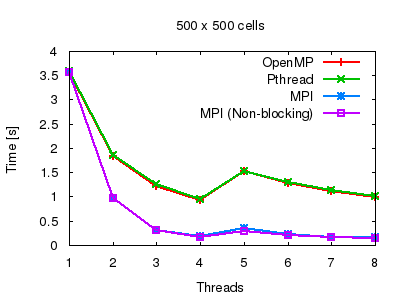

Recreate this plot in gnuplot.
set terminal png truecolor size 400,300 font "Helvetica" 10
set out "tests_scaling.png"
set key top right
set xlabel "Threads"
set ylabel "Time [s]"
set title "500 x 500 cells"
plot \
    "tests_scaling.tsv" using 1:2 title "OpenMP" with linespoints lw 2, \
    "tests_scaling.tsv" using 1:3 title "Pthread" with linespoints lw 2, \
    "tests_scaling.tsv" using 1:4 title "MPI" with linespoints lw 2, \
    "tests_scaling.tsv" using 1:5 title "MPI (Non-blocking)" with linespoints lw 2

set logscale xy
set out "tests_scaling2.png"
replot
